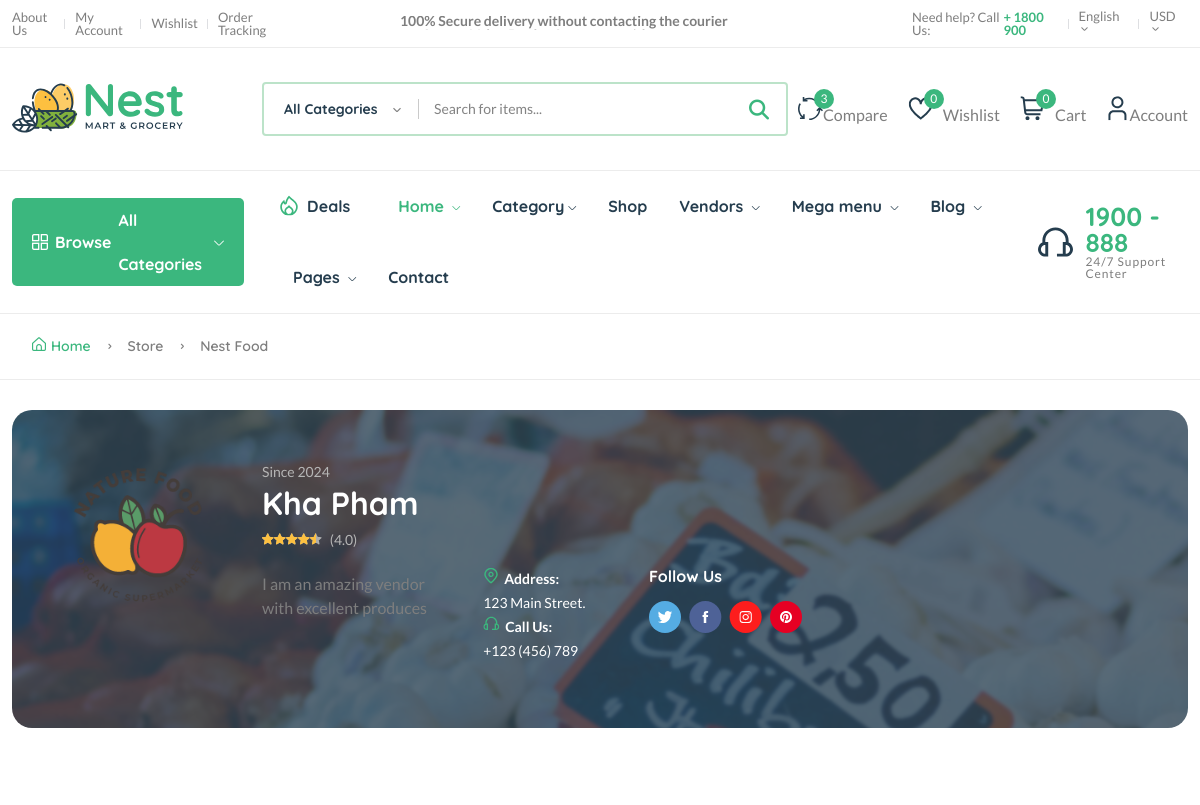
/vendors/vensG674C8Nxb (upper part), run on an earlier commit of the app's database.
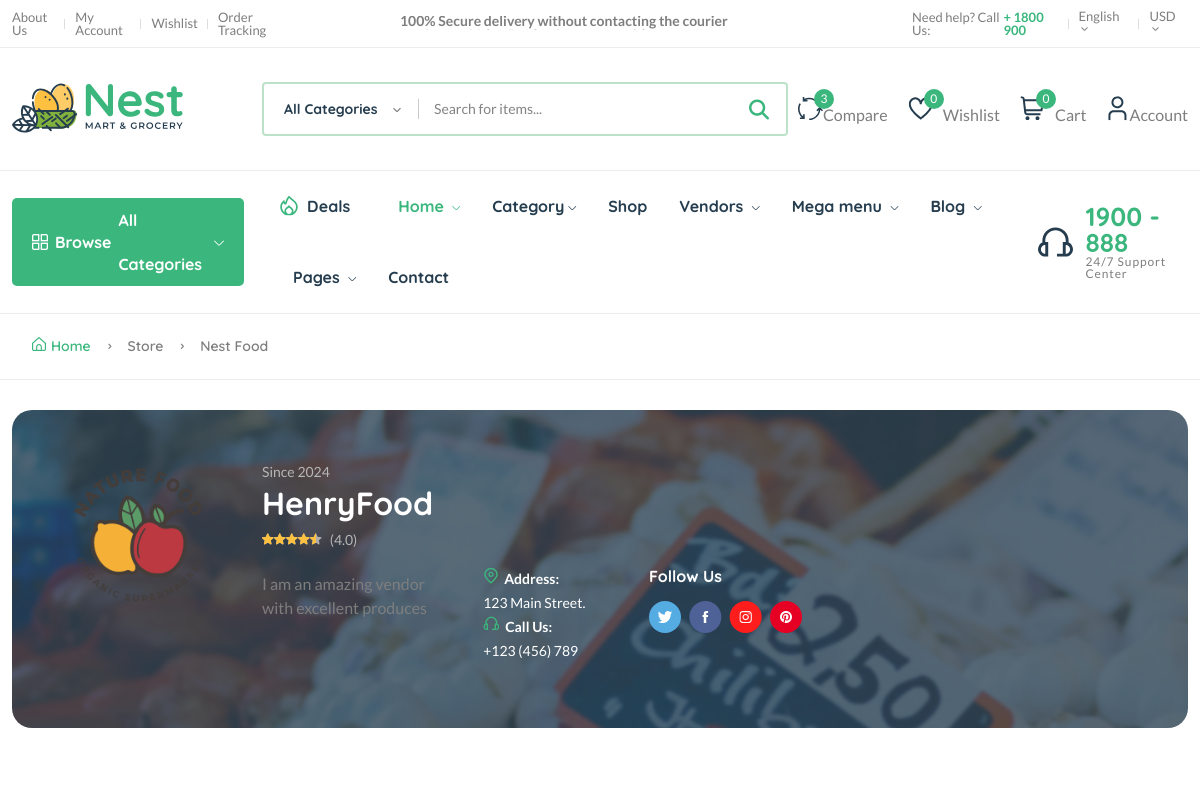
And on a later commit of the database.
### core/models.py (models this page shows, shortened)
class Vendor(models.Model):
    vid = ShortUUIDField(unique=True, length=10, prefix="ven")
    title = models.CharField(max_length=255, default="New vendor")
    image = models.ImageField(upload_to=user_directory_path, default="vendor.jpg")
    cover_image = models.ImageField(upload_to=user_directory_path, default="vendor.jpg")
    description = CKEditor5Field(null=True, blank=True, default="This is the new vendor", config_name="extends")
    address = models.CharField(max_length=255, default="123 Main Street.")
    contact = models.CharField(max_length=255, default="+123 (456) 789")
    chat_response_time = models.CharField(max_length=100, default="100")
    shipping_on_time = models.CharField(max_length=100, default="100")
    authentic_rating = models.CharField(max_length=100, default="100")
    days_return = models.CharField(max_length=100, default="100")
    warranty_period = models.CharField(max_length=100, default="100")
    user = models.ForeignKey(User, on_delete=models.CASCADE)
    date = models.DateTimeField(auto_now_add=True, null=True, blank=True)
    class Meta:
        verbose_name_plural = "Vendors"

### core/views.py (the view)
# urls.py: path("vendors/<str:vid>", views.vendor_detail_view, name="vendor-detail"),
def vendor_detail_view(request, vid):
    try:
        vendor = Vendor.objects.get(vid=vid)
        products = Product.objects.filter(vendor=vendor, product_status="published")
        return render(request, "core/vendor-detail.html", {
            "vendor": vendor,
            "products": products,
            })
    except Vendor.DoesNotExist:
        raise Http404("Vendor not found.")

### core/context_processors.py (called while the page is built)
def default(request):
    categories = Category.objects.all()
    vendors = Vendor.objects.all()
    min_max_price = Product.objects.aggregate(Min("price"), Max("price"))
    user_wishlist = []
    if request.user.is_authenticated:
        user_wishlist = [item.product.pid for item in WishList.objects.filter(user=request.user)]
    try:
        address = Address.objects.get(user=request.user)
    except:
        address = None
    return {
        'categories': categories,
        'vendors': vendors,
        'address': address,
        'min_max_price': min_max_price,
        'user_wishlist': user_wishlist,
    }

### core/models.py (called while the page is built)
    def get_percentage(self):
        new_price = (self.old_price - self.price) / self.old_price * 100
        return new_price

### templates/core/vendor-detail.html (shortened to what this page needs)
{% extends 'partials/base.html' %}
{% load static %}
{% block content %}
<main class="main">
    <div class="page-header breadcrumb-wrap">
        <div class="container">
            <div class="breadcrumb">
                <a href="index.html" rel="nofollow"><i class="fi-rs-home mr-5"></i>Home</a>
                <span></span> Store <span></span> Nest Food
            </div>
        </div>
    </div>
    <div class="container mb-30">
        <div class="archive-header-3 mt-30 mb-80" style="background-image: url({{vendor.cover_image.url}})">
            <div class="archive-header-3-inner">
                <div class="vendor-logo mr-50">
                    <img src="{{vendor.image.url}}" alt="" />
                </div>
                <div class="vendor-content">
                    <div class="product-category">
                        <span class="text-muted">Since {{vendor.date|date:"Y"}}</span>
                    </div>
                    <h3 class="mb-5 text-white"><a href="vendor-details-1.html" class="text-white">{{vendor.title}}</a></h3>
                    <div class="product-rate-cover mb-15">
                        <div class="product-rate d-inline-block">
                            <div class="product-rating" style="width: 90%"></div>
                        </div>
                        <span class="font-small ml-5 text-muted"> (4.0)</span>
                    </div>
                    <div class="row">
                        <div class="col-lg-4">
                            <div class="vendor-des mb-15">
                                <p class="font-sm text-white">{{vendor.description|safe}}</p>
                            </div>
                        </div>
                        <div class="col-lg-3">
                            <div class="vendor-info text-white mb-15">
                                <ul class="font-sm">
                                    <li><img class="mr-5" src="{% static 'assets/imgs/theme/icons/icon-location.svg' %}" alt="" /><strong>Address: </strong> <br> <span>{{vendor.address}}</span></li>
                                    <li><img class="mr-5" src="{% static 'assets/imgs/theme/icons/icon-contact.svg' %}" alt="" /><strong>Call Us:</strong> <br> <span>{{vendor.contact}}</span></li>
                                </ul>
                            </div>
                        </div>
                        <div class="col-lg-4">
                            <div class="follow-social">
                                <h6 class="mb-15 text-white">Follow Us</h6>
                                <ul class="social-network">
                                    <li class="hover-up">
                                        <a href="#">
                                            <img src="{% static 'assets/imgs/theme/icons/social-tw.svg' %}" alt="" />
                                        </a>
                                    </li>
                                    <li class="hover-up">
                                        <a href="#">
                                            <img src="{% static 'assets/imgs/theme/icons/social-fb.svg' %}" alt="" />
                                        </a>
                                    </li>
                                    <li class="hover-up">
                                        <a href="#">
                                            <img src="{% static 'assets/imgs/theme/icons/social-insta.svg' %}" alt="" />
                                        </a>
                                    </li>
                                    <li class="hover-up">
                                        <a href="#">
                                            <img src="{% static 'assets/imgs/theme/icons/social-pin.svg' %}" alt="" />
                                        </a>
                                    </li>
                                </ul>
                            </div>
                        </div>
                    </div>
                </div>
            </div>
        </div>
    </div>
</main>
{% endblock content %}

What changed in the data, as far as the page shows it:
changed Vendor "I am an amazing vendor with excellent produces": title "Kha Pham" → "HenryFood"
